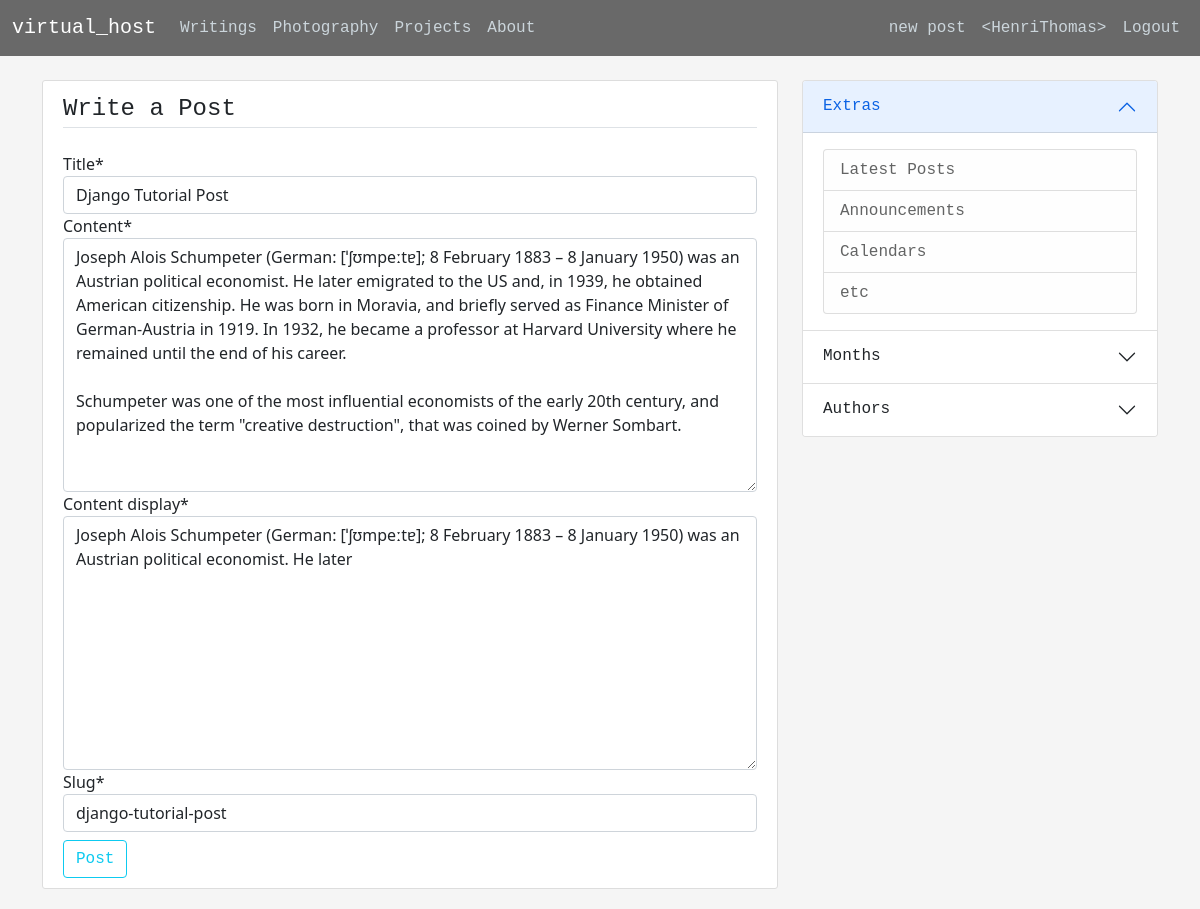
Page /post/1/django-tutorial-post/update/ (signed in) on the committed database.
### blog/models.py (models this page shows, shortened)
class Post(models.Model):
    title = models.CharField(max_length=250)
    content = models.TextField()
    content_display = models.TextField(max_length=125)
    date_posted = models.DateTimeField(default=timezone.now)
    author = models.ForeignKey(User, on_delete=models.CASCADE)
    slug = models.SlugField(max_length=50)

### blog/views.py (the view, shortened to what this page needs)
# urls.py: path('post/<int:pk>/<slug:slug>/update/', PostUpdateView.as_view(), name='update-post'),
class PostUpdateView(LoginRequiredMixin, UserPassesTestMixin, SuccessMessageMixin, UpdateView):
    model = Post
    fields = ['title', 'content', 'content_display', 'slug']
    success_message = 'Your post has been updated.'
    def test_func(self):
        post = self.get_object()
        if self.request.user == post.author:
            return True
        return False
    def get_context_data(self, **kwargs):
        context = super().get_context_data(**kwargs)
        context['title'] = 'Update'
        return context

### blog/templates/blog/post_form.html (shortened to what this page needs)
{% extends "blog/base.html" %}
{% load crispy_forms_tags %}
{% block content %}
    <div class="content-section">
        <form method="POST">
            <fieldset class="form-group">
                <legend class="legend border-bottom mb-4">Write a Post</legend>
                {{ form|crispy }}
            </fieldset>
            <div class="form-group mt-2">
                <button class="btn btn-outline-info" type="submit">Post</button>
            </div>
        </form>
    </div>
{% endblock content %}

### blog/templates/blog/base.html (shortened to what this page needs)
{% load static %}
<!DOCTYPE html>
<html lang="en">
<head>
    <link href="https://cdn.jsdelivr.net/npm/bootstrap@5.0.0-beta3/dist/css/bootstrap.min.css" rel="stylesheet">
    <link rel="stylesheet" href="https://cdn.jsdelivr.net/npm/bootstrap-icons@1.4.1/font/bootstrap-icons.css">
    <link rel="stylesheet" type="text/css" href="{% static 'blog/main.css' %}">
</head>
<body>
    <header class="site-header">
        <nav class="navbar navbar-expand-md navbar-dark bg-steel fixed-top">
            <div class="container-fluid">
                <a class="navbar-brand mr-4" href="{% url 'blog-home' %}">virtual_host</a>
                <div class="collapse navbar-collapse" id="navbarToggle">
                    <ul class="navbar-nav me-auto">
                        <li class="nav-item">
                            <a class="nav-link" href="{% url 'blog-home' %}">Writings</a>
                        </li>
                        <li class="nav-item">
                            <a class="nav-link" href="#">Photography</a>
                        </li>
                        <li class="nav-item">
                            <a class="nav-link" href="#">Projects</a>
                        </li>
                        <li class="nav-item">
                            <a class="nav-link" href="{% url 'blog-about' %}">About</a>
                        </li>
                    </ul>
                    <div class="d-flex">
                        <ul class="navbar-nav">
                            {% if user.is_authenticated %}
                                <li class="nav-item mr-2">
                                    <a class="nav-link" href="{% url 'create-post' %}">
                                        new post
                                    </a>
                                </li>
                                <li class="nav-item mr-2">
                                    <a class="nav-link" href="{% url 'user-personal-profile' %}">
                                        &#60;{{user.username}}&#62;
                                    </a>
                                </li>
                                <li class="nav-item">
                                    <a class="nav-link" href="{% url 'user-logout' %}">Logout</a>
                                </li>
                            {% endif %}
                        </ul>
                    </div>
                </div>
            </div>
        </nav>
    </header>
    <main role="main" class="container">
        <div class="row">
            <div class="col-md-8">
                {% block content %}{% endblock %}
            </div>
            <div class="col-md-4">
                <div class="accordion" id="accordionExample">
                    <div class="accordion-item">
                      <h2 class="accordion-header" id="headingOne">
                        <button class="accordion-button" type="button" data-bs-toggle="collapse" data-bs-target="#collapseOne" aria-expanded="false" aria-controls="collapseOne">
                          Extras
                        </button>
                      </h2>
                      <div id="collapseOne" class="accordion-collapse collapse show" aria-labelledby="headingOne" data-bs-parent="#accordionExample">
                        <div class="accordion-body">
                            <ul class="list-group">
                                <li class="list-group-item list-group-item-light">Latest Posts</li>
                                <li class="list-group-item list-group-item-light">Announcements</li>
                                <li class="list-group-item list-group-item-light">Calendars</li>
                                <li class="list-group-item list-group-item-light">etc</li>
                            </ul>
                        </div>
                      </div>
                    </div>
                    <div class="accordion-item">
                      <h2 class="accordion-header" id="headingTwo">
                        <button class="accordion-button collapsed" type="button" data-bs-toggle="collapse" data-bs-target="#collapseTwo" aria-expanded="false" aria-controls="collapseTwo">
                            Months
                        </button>
                      </h2>
                    </div>
                    <div class="accordion-item">
                      <h2 class="accordion-header" id="headingThree">
                        <button class="accordion-button collapsed" type="button" data-bs-toggle="collapse" data-bs-target="#collapseThree" aria-expanded="false" aria-controls="collapseThree">
                            Authors
                        </button>
                      </h2>
                    </div>
                </div>
            </div>
        </div>
    </main>
</body>
</html>

### blog/static/blog/main.css (style rules this page uses)
body { background: whitesmoke; margin-top: 5rem; }
h1, h2, h3, h4, h5, h6 { color: #444444; font-family: monospace; }
ul { margin: 0; }
.navbar-brand, .nav-item, .btn, .list-group, .legend { font-family: monospace; }
.bg-steel { background-color: dimgrey; }
.site-header .navbar-nav .nav-link { color: #cbd5db; }
.content-section { background: #ffffff; padding: 10px 20px; border: 1px solid #dddddd; border-radius: 3px; margin-bottom: 20px; }

### rows in the picture
Post: title "Django Tutorial Post", content "Joseph Alois Schumpeter (German: [ˈʃʊmpeːtɐ]; 8 February 1883 – 8 January 1950) was an Austrian political economist. He later emigrated to the US and, in 1939, he obtained American citizenship. He was born in Moravia, and briefly served as Finance Minister of German-Austria in 1919. In 1932, he became a professor at Harvard University where he remained until the end of his career. Schumpeter was one of the most influential economists of the early 20th century, and popularized the term \"creative destruction\", that was coined by Werner Sombart.", content_display "Joseph Alois Schumpeter (German: [ˈʃʊmpeːtɐ]; 8 February 1883 – 8 January 1950) was an Austrian political economist. He later", slug "django-tutorial-post"

### other values in the picture
{{ user.username }} "HenriThomas"
